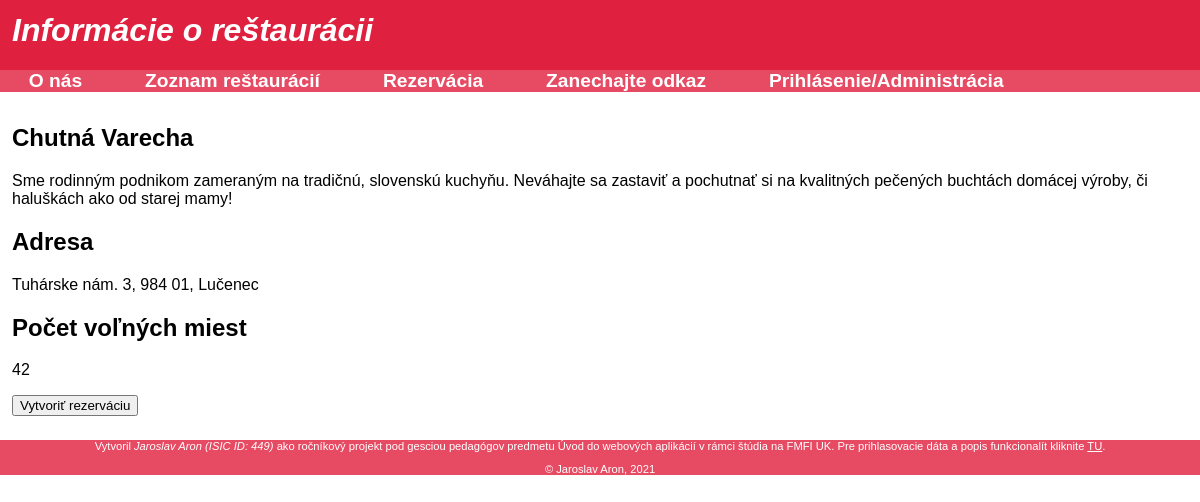
The page /info.php?kod=1 on the database its author committed.
### tables this page shows
CREATE TABLE `gastroapp_restauracie` (
  `rid` int(11) NOT NULL,
  `nazov` varchar(100) NOT NULL,
  `popis` text NOT NULL,
  `adresa` text NOT NULL,
  `pocet_volnych_miest` smallint(6) NOT NULL
);

### info.php (the view, shortened to what this page needs)
<?php
include('_inc/db.php');
include('_inc/funkcie.php');
include('_partials/navigacia.php');
?>
<section>
<?php
if(isset($_GET['kod'])  && over_kod_restauracie($mysqli, $_GET['kod'])){
	$rest = restauracia_data($mysqli, $_GET['kod']);
	$kod = $_GET['kod'];
	echo "<h2>" . $rest['nazov'] . "</h2>";
	echo "<p>" . $rest['popis'] . "</p>";
    echo "<h2>Adresa</h2>";
	echo "<p>" . $rest['adresa'] . "</p>";
    echo "<h2>Počet voľných miest</h2>";
	echo "<p>" . $rest['pocet_volnych_miest'] . "</p>";
	echo '<a href="rezervacia.php?kod=' . $kod . '">';
  	echo '<input type="submit" name="' . $_GET['kod'] . '" value="Vytvoriť rezerváciu">';
	echo '</a>';
}else{
	echo "<p class='chyba'>Zadaný kód neexistuje, ty beťár!</p>";
}
?>
</section>
<?php
include('_partials/pata.php');
?>

### assets/styly.css (style rules this page uses)
body { font-family: Arial, Helvetica, sans-serif; margin: 0; }
section { padding: 1%; }
section a { color: #E74B64; font-weight: bold; }

### rows shown on the page
gastroapp_restauracie: nazov "Chutná Varecha", popis "Sme rodinným podnikom zameraným na tradičnú, slovenskú kuchyňu. Neváhajte sa zastaviť a pochutnať si na kvalitných pečených buchtách domácej výroby, či haluškách ako od starej mamy!", adresa "Tuhárske nám. 3, 984 01, Lučenec", pocet_volnych_miest "42"

### other values the page prints
$nadpis "Informácie o reštaurácii"
AUTOR "Jaroslav Aron"
ID "449"
